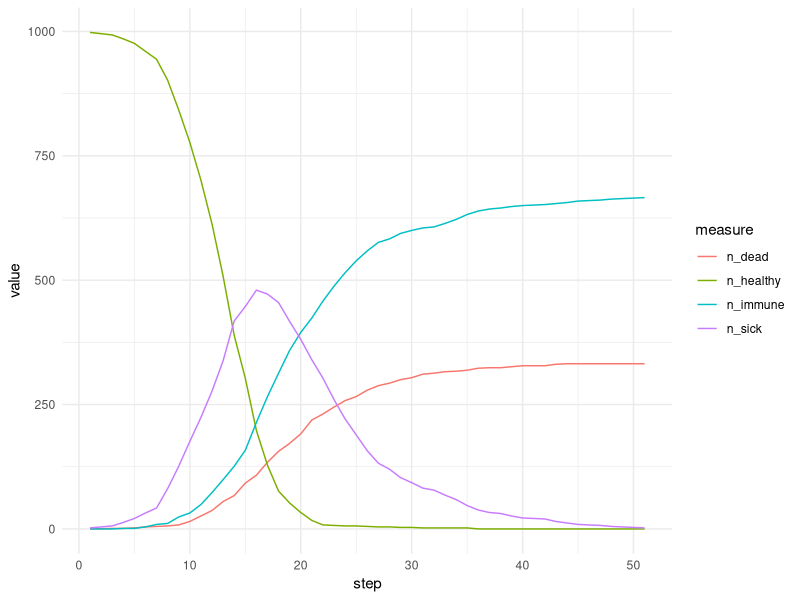

Write the R code that produced this figure.
library(R6)
library(ggplot2)
library(tidyverse)
library(progress)
library(gganimate)

Agent <- R6Class("Agent",
  public = list(
    state = character(),
    initialize = function(state = "healthy") {
      self$state <- state
    },
    update_state = function(sick_prob, recovery_prob, death_prob) {
      # If agent is healthy it can either stay healthy or get infected
      if (self$state == "healthy") {
        new_state <- sample(x = c("healthy", "sick"), 
                       size = 1, 
                       prob = c(1-sick_prob, sick_prob))
      # A sick agent can continue being sick, recover and become immune or die
      } else if (self$state == "sick") { 
        new_state <- sample(x = c("sick", "immune", "dead"), 
                       size = 1, 
                       prob = c((1-(recovery_prob + death_prob)), recovery_prob, death_prob))
      
      } else {
        new_state <- self$state # Immune and dead states do not change
      }
      self$state <- new_state  # Update state
    }
  )
)

World <- R6Class("World",
  public = list(
    size = NULL,
    world = NULL,
    
    initialize = function(size) {
      self$size <- size
      self$world <- matrix(vector("list", size * size), nrow = size, ncol = size)
      for (i in 1:size) {
        for (j in 1:size) {
          self$world[[i, j]] <- list()
        }
      }
    },
    
    add_agent = function(row, col, agent) {
      self$world[[row, col]] <- c(self$world[[row, col]], list(agent))
    },
    
    move_agents = function() {
      new_world <- matrix(vector("list", self$size * self$size), nrow = self$size, ncol = self$size)
      for (i in 1:self$size) {
        for (j in 1:self$size) {
          agents <- self$world[[i, j]]
          for (agent in agents) {
            if (agent$state != "dead") { # dead do not move
              move <- rnorm(2, mean = 0, sd = 1) # some arbitrary motility
              new_row <- min(max(1, round(i + move[1])), self$size)
              new_col <- min(max(1, round(j + move[2])), self$size)
              new_world[[new_row, new_col]] <- c(new_world[[new_row, new_col]], list(agent))
            } else {
              new_world[[i, j]] <- c(new_world[[i, j]], list(agent))
            }
          }
        }
      }
      self$world <- new_world
    },
    
    update_states = function(beta, recovery_prob, death_prob) {
      # Iterate over all grid cells in the world and 
      # determine infection probability based on
      # the number of already sick individuals in that grid cell.
      for (i in 1:self$size) {
        for (j in 1:self$size) {
          agents <- self$world[[i, j]]
          num_sick <- sum(vapply(agents, function(agent) agent$state == "sick", logical(1)))
          # Now, probability of becoming sick is naively proportional 
          # to the percentage of already sick individuals in the cell
          # where beta is the transmission probability
          sick_prob <- 1 - ((1 - beta) ^ num_sick)
          for (agent in agents) {
            agent$update_state(sick_prob, recovery_prob, death_prob)
          }
        }
      }
    },
    
    get_counts = function() {
      counts <- data.frame(
        row = integer(),
        col = integer(),
        healthy = integer(),
        immune = integer(),
        sick = integer(),
        dead = integer()
      )
      for (i in 1:self$size) {
        for (j in 1:self$size) {
          agents <- self$world[[i, j]]
          counts <- rbind(counts, data.frame(
            row = i,
            col = j,
            healthy = sum(vapply(agents, function(agent) agent$state == "healthy", logical(1))),
            immune = sum(vapply(agents, function(agent) agent$state == "immune", logical(1))),
            sick = sum(vapply(agents, function(agent) agent$state == "sick", logical(1))),
            dead = sum(vapply(agents, function(agent) agent$state == "dead", logical(1)))
          ))
        }
      }
      return(counts)
    }
  )
)

run_simulation <- function(size, num_steps, initial_immune, initial_sick, beta, recovery_prob, death_prob) {
  stopifnot(recovery_prob + death_prob <= 1) # some simplistic input validation
  pb <- progress_bar$new(total = num_steps + 1)
  
  world <- World$new(size)
  
  # Initialize agents
  if (initial_healthy > 0) {
    for (i in 1:initial_healthy) {
      row <- sample(1:size, 1)
      col <- sample(1:size, 1)
      world$add_agent(row, col, Agent$new())
    }
  }
  
  # Introduce immune and sick agents
  if (initial_immune > 0) {
    for (i in 1:initial_immune) {
      row <- sample(1:size, 1)
      col <- sample(1:size, 1)
      world$add_agent(row, col, Agent$new(state = "immune"))
    }
  }
  
  if (initial_sick > 0) {
    for (i in 1:initial_sick) {
      row <- sample(1:size, 1)
      col <- sample(1:size, 1)
      world$add_agent(row, col, Agent$new(state = "sick"))
    }
  }
  
  results <- list()
  
  # Save the initial state of the world
  counts <- world$get_counts()
  counts$step <- 1
  results[[1]] <- counts
  
  
  # Simulate one generation
  for (step in 2:num_steps + 1) {
    world$update_states(beta, recovery_prob, death_prob)
    world$move_agents()
    counts <- world$get_counts()
    counts$step <- step
    results[[step]] <- counts
    pb$tick()
  }
  
  results <- do.call(rbind, results)
  
  return(results)
}

visualize_simulation <- function(results) {
  p <- ggplot(results, aes(x = col, y = row)) +
    geom_tile(aes(fill = sick)) +
    scale_fill_gradient(low = "white", high = "red") +
    theme_minimal() +
    labs(title = "Disease Spread Simulation", x = "X", y = "Y", fill = "Sick Individuals") +
    transition_states(step, transition_length = 2, state_length = 1) +
    ease_aes('linear') +
    ggtitle('Disease Spread Simulation - Generation {closest_state}') +
    theme(plot.title = element_text(size = 16, face = "bold", hjust = 0.5))
  
  animate(p, nframes = length(unique(results$step)), fps = 2, renderer = gifski_renderer())
}

# Parameters
size <- 20                    # World size
num_steps <- 50               # Number of generations
initial_healthy <- 998
initial_immune <- 0
initial_sick <- 2
beta <- 0.5                  # Transmission probability
recovery_prob <- 0.1
death_prob <- 0.05

# Run the simulation
results <- run_simulation(size, num_steps, initial_immune, initial_sick, beta, recovery_prob, death_prob)

results |> group_by(step) |> 
  summarise(n_sick = sum(sick), n_healthy = sum(healthy), n_immune = sum(immune), n_dead = sum(dead)) |> 
  pivot_longer(starts_with("n_"), names_to = 'measure') |> 
  ggplot(aes(x = step, y = value, col=measure)) + geom_line() + theme_minimal()
